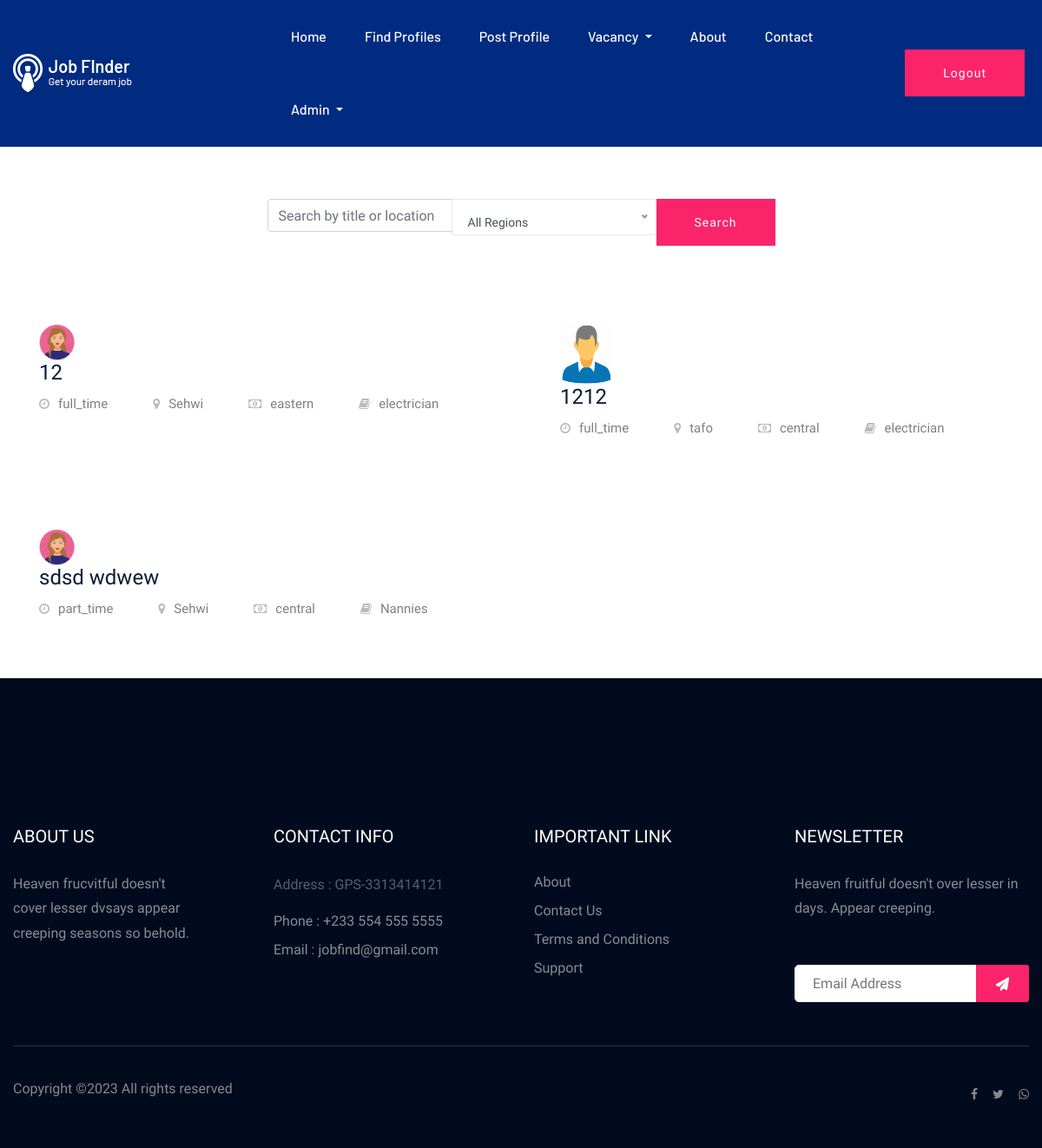
The app's page /profile_list (signed in) with its own data.
### app/models.py (models this page shows, shortened)
class PostProfile(models.Model):
    name = models.CharField(max_length=200)
    title = models.CharField(max_length=200)
    location = models.CharField(max_length=100)
    category = models.ForeignKey(Category, on_delete=models.CASCADE)
    REGIONS_CHOICES = [
    ('ashanti', 'Ashanti Region'),
    ('brong', 'Brong Region'),
    ('central', 'Central Region '),
    ('eastern', 'Eastern Region '),
    ('greater_accra', 'Greater Accra Region'),
    ('northern', 'Northern Region '),
    ('savannah', 'Savannah Region '),
    ('north_east', 'North-East Region '),
    ('upper_east', 'Upper East Region '),
    ('bono_east', 'Bono East Region '),
    ('ahafo', 'Ahafo Region '),
    ('oti', 'Oti Region '),
    ('volta', 'Volta Region'),
    ('western', 'Western Region'),
    ('western_north', 'Western North Region'),
    ('upper_west', 'Upper West Region '),
]
    GENDER = [
        ('Male', 'Male'),
        ('Female', 'Female'),
        ('Other', 'Other'),
    ]
    EDU_LEVEL = [
        ('JHS', 'JHS'),
        ('SHS', 'SHS'),
        ('Tertiary', 'Tertiary'),
        ('None', 'None'),
        ('Other', 'Other'),
    ]
    AVAILABILITY_CHOICES = [
        ('full_time', 'Full Time'),
        ('part_time', 'Part Time'),
    ]
    availability_type = models.CharField(max_length=20, choices=AVAILABILITY_CHOICES)
    age = models.IntegerField()
    sex = models.CharField(max_length=20, choices=GENDER)
    region = models.CharField(max_length=20, choices=REGIONS_CHOICES)
    charges = models.DecimalField(max_digits=10, decimal_places=2, null=True, blank=True)
    education_level = models.CharField(max_length=20, choices=EDU_LEVEL)
    phone_number = models.CharField(max_length=20, null=True, blank=True)
    email = models.EmailField(null=True, blank=True)
    sample_works = models.ImageField(upload_to='sample_works/', null=True, blank=True)
    description = models.TextField()
    skills_abilities = models.TextField()
    date_posted = models.DateField(auto_created=True,default=timezone.now)
    is_approved = models.BooleanField(default=False)

class Category(models.Model):
    name = models.CharField(max_length=100)
    def __str__(self):
        return self.name

### app/views.py (the view)
# urls.py: path('profile_list', views.profile_list, name="profile_list"),
def profile_list(request):
    query = request.GET.get('q')
    region_filter = request.GET.get('region')
    profiles = PostProfile.objects.all()
    if query:
        profiles = profiles.filter(
            Q(title__icontains=query) |
            Q(location__icontains=query)
        )
    if region_filter:
        profiles = profiles.filter(region=region_filter)
    return render(request, 'profile_list.html', {'profiles': profiles})

### app/templates/profile_list.html (shortened to what this page needs)
{% extends 'base.html' %}
{% load static %}
{% block content %}
<div class="container" style="padding:60px 0px 30px 0px">
    <div class="row mb-4">
        <div class="col-md-6 offset-md-3">
            <form method="GET" action="{% url 'profile_list' %}">
                <div class="input-group">
                    <input type="text" class="form-control" name="q" placeholder="Search by title or location" value="{{ request.GET.q }}">
                    <div class="input-group-append">
                        <button class="btn btn-outline-secondary" type="submit">Search</button>
                    </div>
                </div>
            </form>
        </div>
    </div>
</div>
    <div class="container">
        <div class="row ">
               {% if profiles %}
    {% for profile in profiles %}
    {% if profile.is_approved %}
           <div class="col-xl-6">
 <a style="color:red" href="{% url 'job_details' profile.pk %}">   <div class="featured-profiles-wrapper">
        <div class="single-job-items mb-30" style="background-color: white">
            <div class="job-items">
                    <div class="company-img">
                        {% if profile.sex == 'Male' %}
                       <img style="height: 70px; width: 61px" src="{% static 'img/man.png' %}">
                        {% elif profile.sex == 'Female' %}
                        <img style="height: 67 px; width: 41px" src="{% static 'img/woman.jpg' %}">
                        {% endif %}
                    </div>
                <div class="job-tittle">
                    <h4>{{ profile.title }}</h4>
                    <ul>
                        <li><i class="fa fa-clock"></i>{{ profile.availability_type }}</li>
                        <li><i class="fa fa-map-marker"></i>{{ profile.location }}</li>
                        <li><i class="fa fa-money"></i>{{ profile.region }}</li>
                        <li><i class="fa fa-book"></i>{{ profile.category }}</li>
                    </ul>
                </div>
            </div>
        </div>
    </div>
                      </a>
</div>
{% endif %}
    {% endfor %}
{% else %}
            <div class="col-md-12" style="padding: 50px 0px 80px 0px">
                <h3 class="text-center;text-align:center ">No results found for '{{ request.GET.q }}'.</h3>
            </div>
        {% endif %}
        </div>
    </div>
    {% endblock %}

### records on screen
PostProfile: is_approved True (drawn), title "12", availability_type "full_time", location "Sehwi", region "eastern", category "electrician"
PostProfile: is_approved True (drawn), title "1212", availability_type "full_time", location "tafo", region "central", category "electrician"
PostProfile: is_approved True (drawn), title "sdsd wdwew", availability_type "part_time", location "Sehwi", region "central", category "Nannies"
